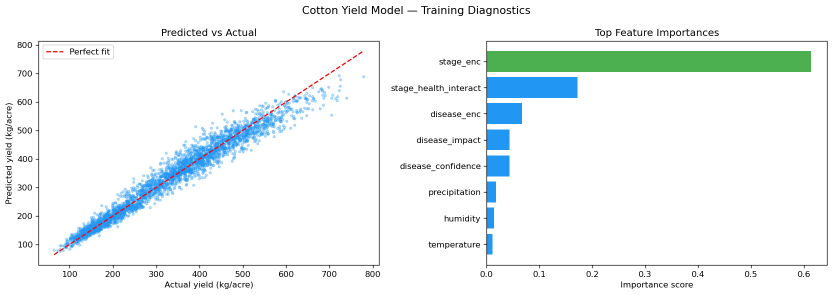
#> input picture ai_models/cotton_yield_model_diagnostics.png, 1666 x 590 px (shown at 1/2 size)
$ python -i image_quality.py   (imports and definitions only)   (older library calls are emulated)
#> lines starting #> are read from the running program, lines starting #| are printed output that depends on the picture
#> further down, picture is the input picture: shape (590, 1666, 3); mean B, G, R 244.8, 244.3, 237.9
"""
Lightweight pre-inference image quality validation.

The checks here are intentionally heuristic and fast. They are designed to warn
users when image quality may reduce model reliability without blocking normal
prediction flow unless the image is visually unusable.
"""
from __future__ import annotations

from dataclasses import dataclass
from typing import Any, Dict, List, Tuple

import cv2
import numpy as np


@dataclass(frozen=True)
class ImageQualityConfig:
    min_width: int = 224
    min_height: int = 224
    blur_warning_threshold: float = 80.0
    blur_poor_threshold: float = 35.0
    dark_mean_threshold: float = 45.0
    bright_mean_threshold: float = 215.0
    overexposed_pixel_ratio: float = 0.55
    blank_variance_threshold: float = 12.0
    blank_entropy_threshold: float = 2.0
    max_aspect_ratio: float = 3.0
    hard_min_dimension: int = 32


DEFAULT_CONFIG = ImageQualityConfig()


def _base_result() -> Dict[str, Any]:
    return {
        "passed": True,
        "quality_score": 100,
        "status": "Excellent",
        "warnings": [],
        "suggestions": [],
        "metrics": {},
        "is_blocking": False,
    }


def _entropy(gray: np.ndarray) -> float:
    histogram = cv2.calcHist([gray], [0], None, [256], [0, 256]).ravel()
    total = float(histogram.sum())
    if total <= 0:
        return 0.0
    probabilities = histogram / total
    probabilities = probabilities[probabilities > 0]
    return float(-(probabilities * np.log2(probabilities)).sum())


def _add_issue(
    result: Dict[str, Any],
    warning: str,
    suggestion: str,
    penalty: int,
    blocking: bool = False,
) -> None:
    if warning not in result["warnings"]:
        result["warnings"].append(warning)
    if suggestion not in result["suggestions"]:
        result["suggestions"].append(suggestion)
    result["quality_score"] = max(0, int(result["quality_score"]) - penalty)
    if blocking:
        result["is_blocking"] = True


def _status_from_score(score: int) -> str:
    if score >= 85:
        return "Excellent"
    if score >= 70:
        return "Good"
    if score >= 50:
        return "Fair"
    return "Poor"


def validate_image_quality(
    image: np.ndarray,
    config: ImageQualityConfig = DEFAULT_CONFIG,
) -> Dict[str, Any]:
    """
    Validate a decoded BGR or RGB image and return an API-safe result dict.

    Poor quality images are warning-based by default. Completely unusable
    images, such as extremely tiny or blank frames, are marked as blocking.
    """
    result = _base_result()

    if image is None or not isinstance(image, np.ndarray) or image.size == 0:
        _add_issue(
            result,
            "Image data is missing or corrupted.",
            "Upload a valid JPG or PNG crop image.",
            100,
            blocking=True,
        )
        result["passed"] = False
        result["status"] = "Invalid"
        return result

    if image.ndim == 2:
        gray = image
        height, width = image.shape[:2]
    elif image.ndim == 3 and image.shape[2] >= 3:
        height, width = image.shape[:2]
#> height = 590; width = 1666
        gray = cv2.cvtColor(image[:, :, :3], cv2.COLOR_BGR2GRAY)
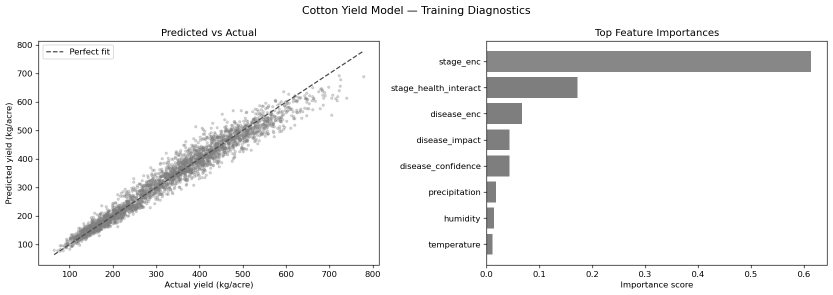
#> gray: shape (590, 1666) (shown at 1/2 size); min 0, max 255, mean 242.4
    else:
        _add_issue(
            result,
            "Unsupported image structure.",
            "Upload a standard color crop photo.",
            100,
            blocking=True,
        )
        result["passed"] = False
        result["status"] = "Invalid"
        return result

    blur_score = float(cv2.Laplacian(gray, cv2.CV_64F).var())
#> blur_score = 3101.3
    brightness = float(np.mean(gray))
#> brightness = 242.4
    pixel_variance = float(np.var(gray))
#> pixel_variance = 1700.5
    entropy = _entropy(gray)
#> in _entropy, `histogram = cv2.calcHist([gray], [0], None, [256], [0, 256]).ravel()`: histogram = 256 values, max 875680 at index 255, min 11 at index 52, mean 3839.6
#> in _entropy, `total = float(histogram.sum())`: total = 982940
#> in _entropy, `probabilities = histogram / total`: probabilities = 256 values, max 0.891 at index 255, min 1.12e-05 at index 52, mean 0.00391
#> entropy = 1.05
    aspect_ratio = float(max(width, height) / max(1, min(width, height)))
#> aspect_ratio = 2.82
    dark_ratio = float(np.mean(gray <= 30))
#> dark_ratio = 0.0108
    bright_ratio = float(np.mean(gray >= 245))
#> bright_ratio = 0.894

    result["metrics"] = {
        "blur_score": round(blur_score, 2),
        "brightness": round(brightness, 2),
        "resolution": f"{width}x{height}",
        "width": int(width),
        "height": int(height),
        "aspect_ratio": round(aspect_ratio, 2),
        "pixel_variance": round(pixel_variance, 2),
        "entropy": round(entropy, 2),
        "dark_pixel_ratio": round(dark_ratio, 3),
        "bright_pixel_ratio": round(bright_ratio, 3),
    }

    if width < config.hard_min_dimension or height < config.hard_min_dimension:
        _add_issue(
            result,
            "Image resolution is too small to analyze reliably.",
            "Upload a larger crop image with the leaf clearly visible.",
            100,
            blocking=True,
        )
    elif width < config.min_width or height < config.min_height:
        _add_issue(
            result,
            "Image resolution is low.",
            "Move closer to the crop leaf or use a higher resolution photo.",
            20,
        )

    if blur_score < config.blur_poor_threshold:
        _add_issue(
            result,
            "Image appears very blurry or out of focus.",
            "Hold the camera steady and refocus on the affected leaf.",
            30,
        )
    elif blur_score < config.blur_warning_threshold:
        _add_issue(
            result,
            "Image may be slightly blurry.",
            "Retake the photo with a steady camera for better accuracy.",
            15,
        )

    if brightness < config.dark_mean_threshold or dark_ratio > 0.65:
        _add_issue(
            result,
            "Lighting is too dark.",
            "Capture the image in brighter natural light.",
            25,
        )
    elif brightness > config.bright_mean_threshold or bright_ratio > config.overexposed_pixel_ratio:
        _add_issue(
            result,
            "Image appears overexposed.",
            "Avoid harsh sunlight or glare on the leaf surface.",
            25,
        )

    if aspect_ratio > config.max_aspect_ratio:
        _add_issue(
            result,
            "Image aspect ratio looks distorted.",
            "Retake the photo without stretching or cropping it too narrowly.",
            15,
        )

    if pixel_variance < config.blank_variance_threshold or entropy < config.blank_entropy_threshold:
        _add_issue(
            result,
            "Image appears blank or contains too little visual detail.",
            "Ensure the crop leaf occupies most of the frame.",
            45,
            blocking=pixel_variance < 3.0 or entropy < 0.5,
        )

    result["quality_score"] = int(max(0, min(100, result["quality_score"])))
    result["status"] = "Invalid" if result["is_blocking"] else _status_from_score(result["quality_score"])
    result["passed"] = not result["warnings"] and not result["is_blocking"]
    return result


def safe_validate_image_quality(image: np.ndarray) -> Tuple[Dict[str, Any], bool]:
    """
    Validate image quality without allowing validator failures to break inference.

    Returns (validation_result, fallback_used).
    """
    try:
        return validate_image_quality(image), False
    except Exception as exc:
        result = _base_result()
        result.update(
            {
                "passed": True,
                "status": "Unknown",
                "warnings": ["Image quality validation could not be completed."],
                "suggestions": ["Continue analysis, or re-upload if the image looks unclear."],
                "metrics": {"validation_error": str(exc)},
                "quality_score": 70,
                "is_blocking": False,
            }
        )
        return result, True

>>> import cv2
>>> picture = cv2.imread('../ai_models/cotton_yield_model_diagnostics.png')
>>> result = validate_image_quality(picture)
#> result = 7 items
